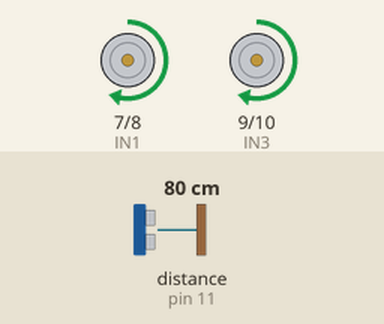
Recording of a sketch running on a simulated Arduino Uno, built with avr-gcc and run on an emulated ATmega328P. Parts: motor-driver pin pairs drawn as motors (green arrow = first pin HIGH = forward, orange = second pin HIGH = backward, longer = more drive, scaled by the enable pin). Wiring (inferred from the names in the program): ultrasonic range finder: trigger pin 12; echo pin 11. Inputs (shaded band) come from the test bench; at power-on: distance to the obstacle (sensor on pin 11) 80 cm. The echo pulse lasts 58.3 µs per cm; random numbers use the default seed unless the sketch sets one.

Above: at 3.2 s.
3.3 s: distance to the obstacle (sensor on pin 11) set to 30 cm
4.8 s: distance to the obstacle (sensor on pin 11) set to 26 cm
At 5.16 s:
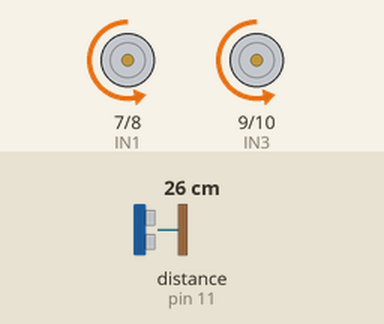
At 6.8 s:
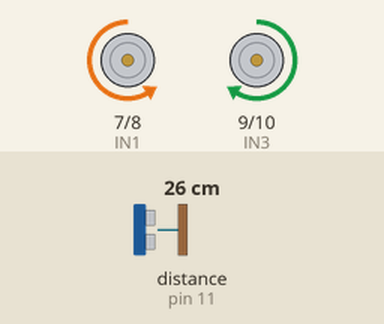
7.8 s: distance to the obstacle (sensor on pin 11) set to 35 cm
9.4 s: distance to the obstacle (sensor on pin 11) set to 2 cm
At 11.27 s:
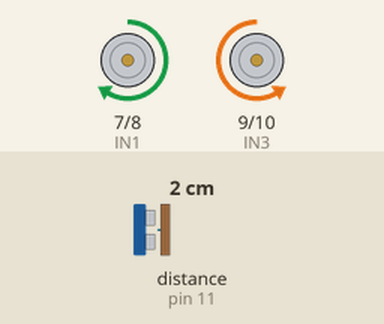
12.4 s: distance to the obstacle (sensor on pin 11) set to 60 cm
Timing chart, 0 to 15.2 s (numbered marks = the images above; inputs shaded):
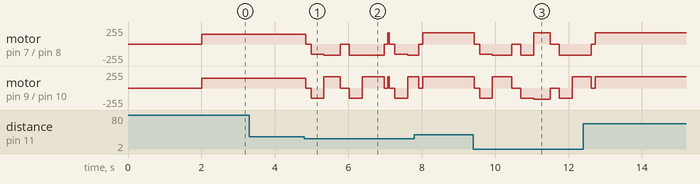

Measured:
- the behaviour switches between 27 and 26 cm on distance to the obstacle (sensor on pin 11) (found by bisection; images 0 and 1)
- after the input at 3.3 s, every drawn part: stays the same

The sketch:

20_Obstacle_Avoiding_No_Servo.ino
```cpp
/*
  ============================================================
  20 - SIMPLE OBSTACLE AVOIDING ROBOT (no servo, cheapest build)
  ============================================================
  Board  : Arduino UNO / Nano
  Parts  : HC-SR04 fixed at the front

  Logic:
    Drive forward. If an obstacle is closer than STOP_DISTANCE:
    stop, reverse, then turn in a random direction and continue.
    If it gets stuck turning the same way, the random choice
    helps it escape corners.

  Wiring:
    HC-SR04 TRIG -> D12, ECHO -> D11
    L298N: ENA D5, IN1 D7, IN2 D8, IN3 D9, IN4 D10, ENB D6
  ============================================================
*/

// ---------- Motor driver (L298N) pins ----------
#define ENA 5
#define IN1 7
#define IN2 8
#define IN3 9
#define IN4 10
#define ENB 6

#define TRIG 12
#define ECHO 11
#define STOP_DISTANCE 25    // cm

int driveSpeed = 150;
int turnSpeed  = 170;

void setup() {
  pinMode(ENA, OUTPUT); pinMode(ENB, OUTPUT);
  pinMode(IN1, OUTPUT); pinMode(IN2, OUTPUT);
  pinMode(IN3, OUTPUT); pinMode(IN4, OUTPUT);
  pinMode(TRIG, OUTPUT);
  pinMode(ECHO, INPUT);
  randomSeed(analogRead(A5));   // unconnected pin = random noise
  stopRobot();
  delay(2000);
}

void loop() {
  if (readDistanceCM() > STOP_DISTANCE) {
    forward(driveSpeed);
    delay(40);
    return;
  }

  stopRobot();       delay(150);
  backward(driveSpeed); delay(350);

  if (random(2) == 0) turnLeft(turnSpeed);
  else                turnRight(turnSpeed);
  delay(random(300, 600));   // random turn angle
  stopRobot();
  delay(100);
}

long readDistanceCM() {
  digitalWrite(TRIG, LOW);
  delayMicroseconds(2);
  digitalWrite(TRIG, HIGH);
  delayMicroseconds(10);
  digitalWrite(TRIG, LOW);
  long duration = pulseIn(ECHO, HIGH, 30000UL);
  if (duration == 0) return 999;
  return duration / 58;
}

// ================= MOTOR FUNCTIONS =================
void setMotor(int leftSpeed, int rightSpeed) {
  if (leftSpeed >= 0) { digitalWrite(IN1, HIGH); digitalWrite(IN2, LOW); }
  else                { digitalWrite(IN1, LOW);  digitalWrite(IN2, HIGH); leftSpeed = -leftSpeed; }
  if (rightSpeed >= 0) { digitalWrite(IN3, HIGH); digitalWrite(IN4, LOW); }
  else                 { digitalWrite(IN3, LOW);  digitalWrite(IN4, HIGH); rightSpeed = -rightSpeed; }
  analogWrite(ENA, constrain(leftSpeed, 0, 255));
  analogWrite(ENB, constrain(rightSpeed, 0, 255));
}
void forward(int s)   { setMotor(s, s); }
void backward(int s)  { setMotor(-s, -s); }
void turnLeft(int s)  { setMotor(-s, s); }
void turnRight(int s) { setMotor(s, -s); }
void stopRobot()      { setMotor(0, 0); }
```
